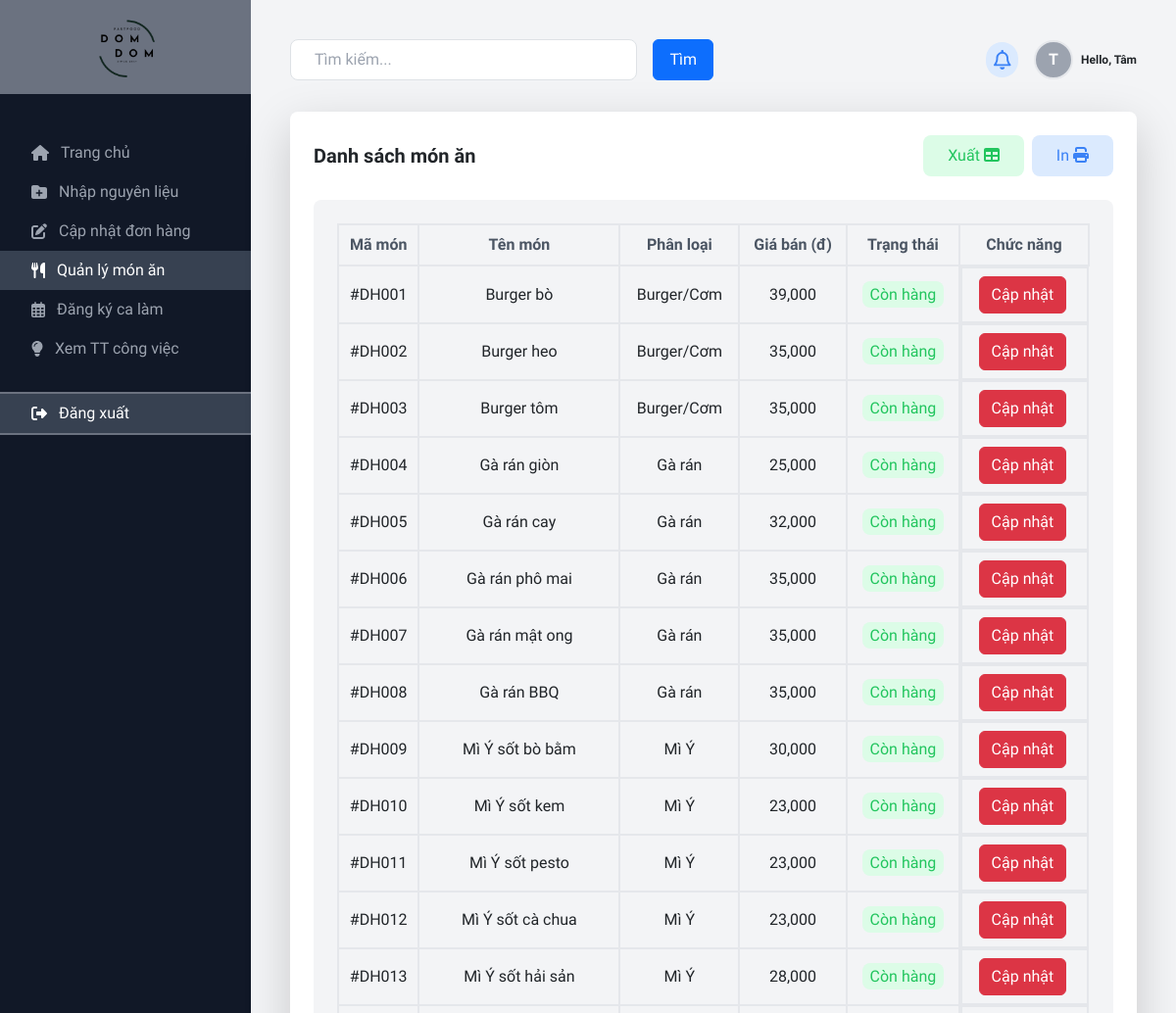
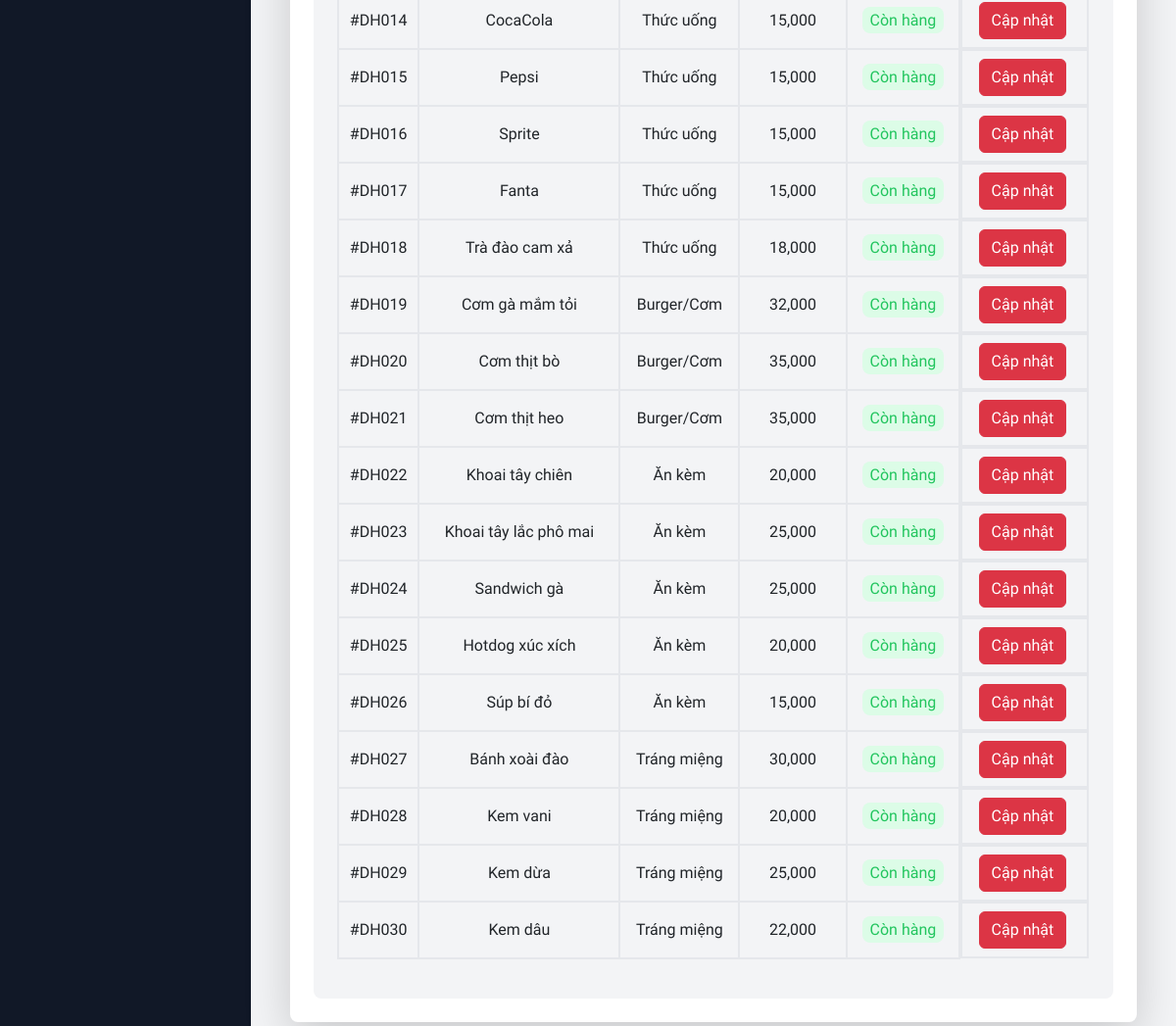
The app's page /view/page/kitchenstaff/index.php?i=dish (signed in) with its own data (2 pictures, top to bottom).
### tables this page shows
CREATE TABLE `user` (
  `userID` int(5) NOT NULL,
  `roleID` int(5) NOT NULL,
  `userName` varchar(50) NOT NULL,
  `email` varchar(50) NOT NULL,
  `password` varchar(255) NOT NULL,
  `dateBirth` date NOT NULL,
  `sex` tinyint(1) NOT NULL,
  `phoneNumber` varchar(11) DEFAULT NULL,
  `image` varchar(50) DEFAULT NULL,
  `storeID` int(5) NOT NULL,
  `status` tinyint(1) NOT NULL DEFAULT 1
);

CREATE TABLE `dish` (
  `dishID` int(5) NOT NULL,
  `dishName` varchar(50) NOT NULL,
  `dishCategory` varchar(20) NOT NULL,
  `price` decimal(10,2) NOT NULL,
  `businessStatus` tinyint(1) NOT NULL DEFAULT 1,
  `availabilityStatus` tinyint(1) NOT NULL DEFAULT 1,
  `description` mediumtext DEFAULT NULL,
  `preparationProcess` mediumtext DEFAULT NULL,
  `image` varchar(50) DEFAULT NULL
);

### model/mDishes.php (called while the page is built, shortened)
<?php
class mDishes
{
    public function mGetAllDish()
    {
        $db = new Database;
        $conn = $db->connect();
        $sql = "SELECT * FROM dish";
        if ($conn != null)
            return $conn->query($sql);
        return 0;
    }
}

### controller/cDishes.php (called while the page is built, shortened)
<?php
class cDishes extends mDishes
{
    public function cGetAllDish()
    {
        if ($this->mGetAllDish() != 0) {
            $result = $this->mGetAllDish();
            return $result;
        } return 0;
    }
}

### view/page/kitchenstaff/dish/index.php (the view, shortened to what this page needs)
<div class="grid grid-cols-1 md:grid-cols-1 gap-6 mt-8">
    <div class="bg-white p-6 rounded-lg shadow-lg mb-6">
        <div class="flex justify-between items-center mb-4">
            <h2 class="text-xl font-semibold">
                Danh sách món ăn
            </h2>
            <div class="flex items-center">
                <button class="btn bg-green-100 text-green-500 py-2 px-4 rounded-lg mr-1 hover:bg-green-500 hover:text-white" id="export">Xuất <i class="fa-solid fa-table"></i></button>
                <button class="btn bg-blue-100 text-blue-500 py-2 px-4 rounded-lg ml-1 hover:bg-blue-500 hover:text-white" id="print">In <i class="fa-solid fa-print"></i></button>
            </div>
        </div>
        <div class="h-fit bg-gray-100 rounded-lg p-6">
            <form action="" method="POST" enctype="multipart/form-data">
                <table class="text-base w-full text-center" id="dishTable">
                    <thead>
                        <tr>
                            <th class="text-gray-600 border-2 py-2">Mã món</th>
                            <th class="text-gray-600 border-2 py-2">Tên món</th>
                            <th class="text-gray-600 border-2 py-2">Phân loại</th>
                            <th class="text-gray-600 border-2 py-2">Giá bán (đ)</th>
                            <th class="text-gray-600 border-2 py-2">Trạng thái</th>
                            <th class="text-gray-600 border-2 py-2">Chức năng</th>
                        </tr>
                    </thead>
                    <tbody>
                        <?php
                        $ctrl = new cDishes;
                        if ($ctrl->cGetAllDish() != 0) {
                            $result = $ctrl->cGetAllDish();
                            while ($row = $result->fetch_assoc()) {
                                echo "
                    <tr>
                        <td class='py-2 border-2'>#DH0" . ($row["dishID"] < 10 ? "0" . $row["dishID"] : $row["dishID"]) . "</td>
                        <td class='py-2 border-2'>" . $row["dishName"] . "</td>
                        <td class='py-2 border-2'>" . $row["dishCategory"] . "</td>
                        <td class='py-2 border-2'>" . str_replace(".00", "", number_format($row["price"], "2", ".", ",")) . "</td>
                        <td class='py-2 border-2'><span class='bg-" . ($row["availabilityStatus"] == 1 ? "green" : "red") . "-100 text-" . ($row["availabilityStatus"] == 1 ? "green" : "red") . "-500 py-1 px-2 rounded-lg'>" . ($row["availabilityStatus"] == 1 ? "Còn hàng" : "Hết hàng") . "</span></td>
                        <td class='py-2 border-2 flex justify-center'>
                            <button type='submit' class='btn btn-danger mr-1' name='btncapnhat' value='" . $row["dishID"] . "'>Cập nhật</button>
                        </td>
                    </tr>";
                            }
                        }
                        ?>
                    </tbody>
                </table>
            </form>
        </div>
    </div>
</div>

### view/page/kitchenstaff/index.php (shortened to what this page needs)
<html lang="en">
<head>
    <link href="../../css/all.css" rel="stylesheet" />
    <link href="../../css/bootstrap.min.css" rel="stylesheet">
    <script src="../../js/tailwindcss.js"></script>
</head>
<?php
include("../../../controller/cDishes.php");
$db = new Database();
$conn = $db->connect();
?>
<body class="bg-gray-900" style="scroll-behavior: smooth; font-family: 'Playwrite DE Grund', cursive;">
    <div class="flex flex-col md:flex-row">
        <div class="w-fit md:w-64">
            <div class="flex items-center justify-center h-20 w-full bg-gray-500 py-5">
                <a href="index.php">
                    <img src="../../../images/logo-nobg.png" alt="Logo" class="size-20">
                </a>
            </div>
            <nav class="mt-10">
                <a class="flex items-center py-2 px-8 text-gray-400 hover:bg-gray-700 hover:text-white adnav" id="home" href="index.php?i=home">
                    <i class="fa-solid fa-home mr-3"></i>Trang chủ
                </a>
                <a class="flex items-center py-2 px-8 text-gray-400 hover:bg-gray-700 hover:text-white adnav" id="ingredient" href="index.php?i=ingredient">
                    <i class="fa-solid fa-folder-plus mr-3"></i>Nhập nguyên liệu
                </a>
                <a class="flex items-center py-2 px-8 text-gray-400 hover:bg-gray-700 hover:text-white adnav" id="update" href="index.php?i=update">
                    <i class="fa-solid fa-pen-to-square mr-3"></i>Cập nhật đơn hàng
                </a>
                <a class="flex items-center py-2 px-8 text-gray-400 hover:bg-gray-700 hover:text-white adnav" id="dish" href="index.php?i=dish">
                    <i class="fa-solid fa-utensils mr-3"></i>Quản lý món ăn
                </a>
                <a class="flex items-center py-2 px-8 text-gray-400 hover:bg-gray-700 hover:text-white adnav" id="shift" href="index.php?i=shift">
                    <i class="fa-regular fa-calendar-days mr-3"></i>Đăng ký ca làm
                </a>
                <a class="flex items-center py-2 px-8 text-gray-400 hover:bg-gray-700 hover:text-white adnav" id="info" href="index.php?i=info">
                    <i class="fa-solid fa-lightbulb mr-3"></i>Xem TT công việc
                </a>
                <a href="#" onclick="logout()" class="flex items-center py-2 px-8 text-white border-y-2 bg-gray-700 border-gray-500 mt-4 hover:bg-gray-700 hover:text-white adnav">
                    <i class="fa-solid fa-right-from-bracket mr-3"></i>Đăng xuất
                </a>
            </nav>
        </div>
        <div class="bg-gray-100 flex-1 p-6 pb-2 md:p-10" id="right">
            <div class="flex justify-between items-center mb-6 hover:cursor-pointer">
                <div class="relative w-1/2 flex">
                    <input class="w-full py-2 px-4 mr-2 rounded-lg border border-gray-300" placeholder="Tìm kiếm..." type="text" />
                    <button type="submit" class="btn btn-primary ml-2 px-3">Tìm</button>
                </div>
                <div class="flex items-center hover:cursor-pointer">
                    <div class="ml-4 bg-blue-100 text-blue-500 p-2 rounded-full text-xl hover:bg-blue-500 hover:text-white">
                        <i class="fa-regular fa-bell"></i>
                    </div>
                    <div class="ml-4 flex items-center relative user-container">
                        <div class="rounded-full mr-1 border-solid bg-gray-400 text-white font-bold border-2 w-10 h-10 flex justify-center items-center">
                            <?php
                            $userName = $_SESSION["user"][0];
                            $sql = "SELECT userID, userName FROM user WHERE userName = '$userName'";
                            $result = $conn->query($sql);
                            $row = $result->fetch_assoc();
                            $fullName = $row["userName"];
                            $name = end(explode(" ", $fullName));
                            $firstLetter = substr($name, 0, 1);
                            echo $firstLetter;
                            ?>
                        </div>
                        <span class="text-xs font-bold ml-1"> Hello,
                            <?php
                            echo $name;
                            ?>
                        </span>
                    </div>
                </div>
            </div>
            <?php
            $i = "";
            if (isset($_REQUEST["i"]))
                $i = $_REQUEST["i"];
            else
                $i = "home";
            if ($i != "home")
                require("" . $_REQUEST["i"] . "/index.php");
            else if ($i == "home")
                require("home/index.php");
            ?>
        </div>
    </div>
</body>
</html>

### view/page/kitchenstaff/index.php (style rules this page uses)
.activeAd { background-color: rgb(55 65 81); color: #FFF !important; }

### records on screen
user: userName "T", userName "Tâm"
dish: dishID "1", dishName "Burger bò", dishCategory "Burger/Cơm", price "39,000", availabilityStatus "Còn hàng"
dish: dishID "2", dishName "Burger heo", dishCategory "Burger/Cơm", price "35,000", availabilityStatus "Còn hàng"
dish: dishID "3", dishName "Burger tôm", dishCategory "Burger/Cơm", price "35,000", availabilityStatus "Còn hàng"
dish: dishID "4", dishName "Gà rán giòn", dishCategory "Gà rán", price "25,000", availabilityStatus "Còn hàng"
dish: dishID "5", dishName "Gà rán cay", dishCategory "Gà rán", price "32,000", availabilityStatus "Còn hàng"
dish: dishID "6", dishName "Gà rán phô mai", dishCategory "Gà rán", price "35,000", availabilityStatus "Còn hàng"
dish: dishID "7", dishName "Gà rán mật ong", dishCategory "Gà rán", price "35,000", availabilityStatus "Còn hàng"
dish: dishID "8", dishName "Gà rán BBQ", dishCategory "Gà rán", price "35,000", availabilityStatus "Còn hàng"
dish: dishID "9", dishName "Mì Ý sốt bò bằm", dishCategory "Mì Ý", price "30,000", availabilityStatus "Còn hàng"
dish: dishID "10", dishName "Mì Ý sốt kem", dishCategory "Mì Ý", price "23,000", availabilityStatus "Còn hàng"
dish: dishID "11", dishName "Mì Ý sốt pesto", dishCategory "Mì Ý", price "23,000", availabilityStatus "Còn hàng"
dish: dishID "12", dishName "Mì Ý sốt cà chua", dishCategory "Mì Ý", price "23,000", availabilityStatus "Còn hàng"
dish: dishID "13", dishName "Mì Ý sốt hải sản", dishCategory "Mì Ý", price "28,000", availabilityStatus "Còn hàng"
dish: dishID "14", dishName "CocaCola", dishCategory "Thức uống", price "15,000", availabilityStatus "Còn hàng"
dish: dishID "15", dishName "Pepsi", dishCategory "Thức uống", price "15,000", availabilityStatus "Còn hàng"
dish: dishID "16", dishName "Sprite", dishCategory "Thức uống", price "15,000", availabilityStatus "Còn hàng"
dish: dishID "17", dishName "Fanta", dishCategory "Thức uống", price "15,000", availabilityStatus "Còn hàng"
dish: dishID "18", dishName "Trà đào cam xả", dishCategory "Thức uống", price "18,000", availabilityStatus "Còn hàng"
dish: dishID "19", dishName "Cơm gà mắm tỏi", dishCategory "Burger/Cơm", price "32,000", availabilityStatus "Còn hàng"
dish: dishID "20", dishName "Cơm thịt bò", dishCategory "Burger/Cơm", price "35,000", availabilityStatus "Còn hàng"
dish: dishID "21", dishName "Cơm thịt heo", dishCategory "Burger/Cơm", price "35,000", availabilityStatus "Còn hàng"
dish: dishID "22", dishName "Khoai tây chiên", dishCategory "Ăn kèm", price "20,000", availabilityStatus "Còn hàng"
dish: dishID "23", dishName "Khoai tây lắc phô mai", dishCategory "Ăn kèm", price "25,000", availabilityStatus "Còn hàng"
dish: dishID "24", dishName "Sandwich gà", dishCategory "Ăn kèm", price "25,000", availabilityStatus "Còn hàng"
dish: dishID "25", dishName "Hotdog xúc xích", dishCategory "Ăn kèm", price "20,000", availabilityStatus "Còn hàng"
dish: dishID "26", dishName "Súp bí đỏ", dishCategory "Ăn kèm", price "15,000", availabilityStatus "Còn hàng"
dish: dishID "27", dishName "Bánh xoài đào", dishCategory "Tráng miệng", price "30,000", availabilityStatus "Còn hàng"
dish: dishID "28", dishName "Kem vani", dishCategory "Tráng miệng", price "20,000", availabilityStatus "Còn hàng"
dish: dishID "29", dishName "Kem dừa", dishCategory "Tráng miệng", price "25,000", availabilityStatus "Còn hàng"
dish: dishID "30", dishName "Kem dâu", dishCategory "Tráng miệng", price "22,000", availabilityStatus "Còn hàng"
